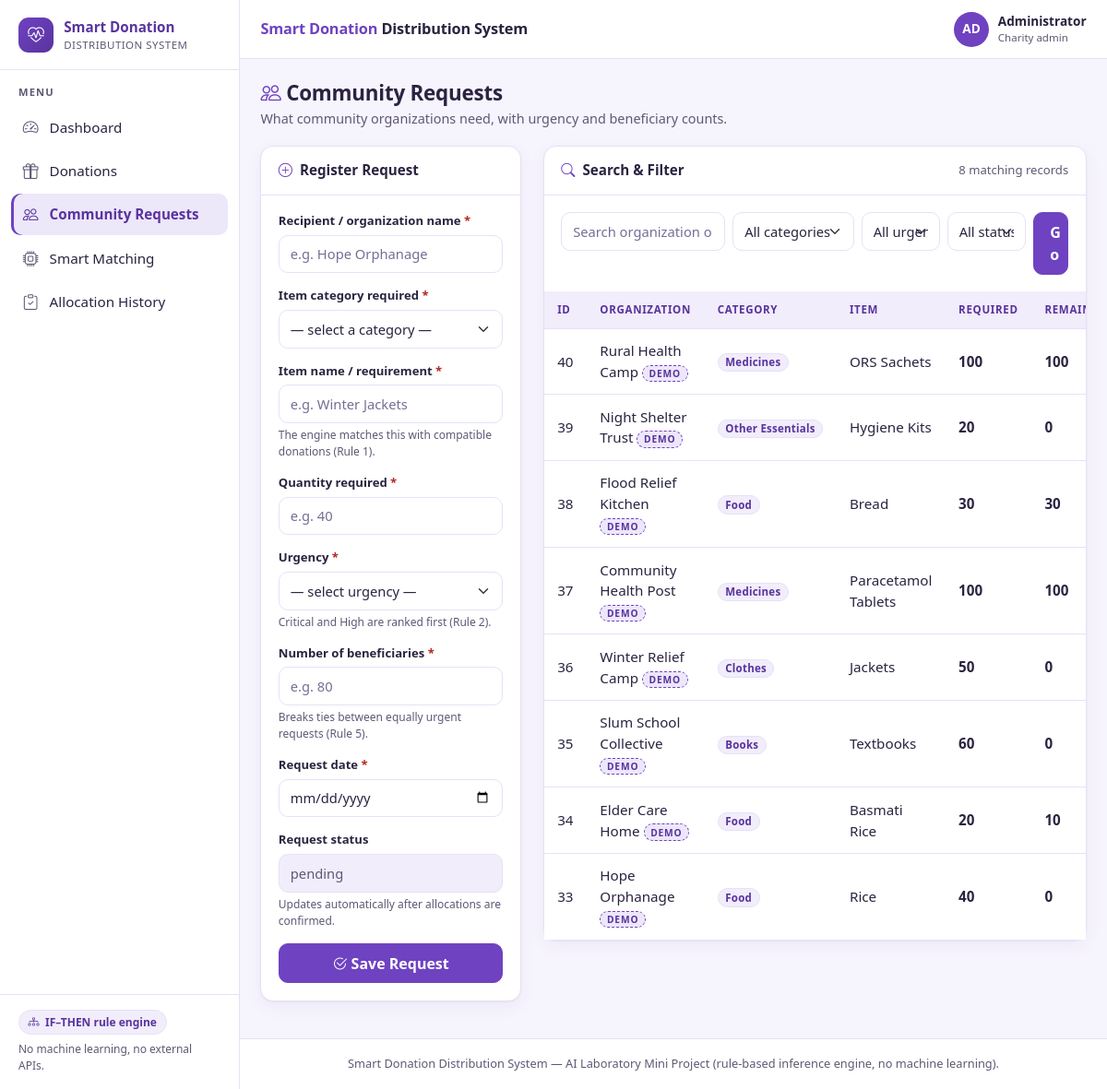
The app's page /requests with its own data.
### tables this page shows
CREATE TABLE community_requests (
    id                 INTEGER PRIMARY KEY AUTOINCREMENT,
    recipient_name     TEXT    NOT NULL,
    category           TEXT    NOT NULL,
    item_name          TEXT    NOT NULL,
    quantity_required  INTEGER NOT NULL,
    quantity_remaining INTEGER NOT NULL,          -- still needed after matches
    urgency            TEXT    NOT NULL,
    beneficiaries      INTEGER NOT NULL,
    request_date       TEXT    NOT NULL,
    status             TEXT    NOT NULL DEFAULT 'pending',
    is_demo            INTEGER NOT NULL DEFAULT 0,
    created_at         TEXT    NOT NULL
);

### app.py (the view)
@app.route("/requests")
def community_requests():
    conn = db.get_db()
    search = (request.args.get("q") or "").strip()
    category = request.args.get("category") or ""
    urgency = request.args.get("urgency") or ""
    status = request.args.get("status") or ""
    sql = "SELECT * FROM community_requests WHERE 1 = 1"
    params = []
    if search:
        sql += (" AND (recipient_name LIKE ? OR item_name LIKE ?)")
        params.extend(["%" + search + "%", "%" + search + "%"])
    if category in CATEGORIES:
        sql += " AND category = ?"
        params.append(category)
    if urgency in URGENCIES:
        sql += " AND urgency = ?"
        params.append(urgency)
    if status in ("pending", "partially_fulfilled", "fulfilled"):
        sql += " AND status = ?"
        params.append(status)
    sql += " ORDER BY id DESC"
    rows = conn.execute(sql, params).fetchall()
    return render_template("requests.html", requests=rows,
                           categories=CATEGORIES, urgencies=URGENCIES,
                           search=search, selected_category=category,
                           selected_urgency=urgency,
                           selected_status=status,
                           form_token=_new_form_token())

### app.py (called while the page is built)
def _new_form_token():
    import secrets
    token = secrets.token_hex(8)
    _last_form_tokens[token] = True
    return token

### database.py (called while the page is built)
def get_db():
    if "db" not in g:
        g.db = sqlite3.connect(DB_PATH)
        g.db.row_factory = sqlite3.Row   # rows behave like dictionaries
        g.db.execute("PRAGMA foreign_keys = ON")
    return g.db

### templates/requests.html (shortened to what this page needs)
{% extends "base.html" %}
{% block content %}
<div class="page-head">
  <div>
    <h2><i class="bi bi-people text-brand"></i> Community Requests</h2>
    <p class="page-sub">What community organizations need, with urgency and beneficiary counts.</p>
  </div>
</div>
<div class="row g-4">
  <div class="col-lg-4">
    <div class="card">
      <div class="card-header"><i class="bi bi-plus-circle"></i> Register Request</div>
      <div class="card-body">
        <form method="post" action="{{ url_for('requests_new') }}">
          <div class="form-group">
            <label class="form-label" for="recipient_name">Recipient / organization name <span class="req">*</span></label>
            <input type="text" id="recipient_name" name="recipient_name" class="form-control"
                   required maxlength="120" placeholder="e.g. Hope Orphanage">
          </div>
          <div class="form-group">
            <label class="form-label" for="category">Item category required <span class="req">*</span></label>
            <select id="category" name="category" class="form-select" required>
              <option value="" disabled selected>&mdash; select a category &mdash;</option>
            </select>
          </div>
          <div class="form-group">
            <label class="form-label" for="item_name">Item name / requirement <span class="req">*</span></label>
            <input type="text" id="item_name" name="item_name" class="form-control"
                   required maxlength="120" placeholder="e.g. Winter Jackets">
            <div class="form-text">The engine matches this with compatible donations (Rule 1).</div>
          </div>
          <div class="form-group">
            <label class="form-label" for="quantity">Quantity required <span class="req">*</span></label>
            <input type="number" id="quantity" name="quantity" class="form-control"
                   min="1" required placeholder="e.g. 40">
          </div>
          <div class="form-group">
            <label class="form-label" for="urgency">Urgency <span class="req">*</span></label>
            <select id="urgency" name="urgency" class="form-select" required>
              <option value="" disabled selected>&mdash; select urgency &mdash;</option>
            </select>
            <div class="form-text">Critical and High are ranked first (Rule 2).</div>
          </div>
          <div class="form-group">
            <label class="form-label" for="beneficiaries">Number of beneficiaries <span class="req">*</span></label>
            <input type="number" id="beneficiaries" name="beneficiaries" class="form-control"
                   min="1" required placeholder="e.g. 80">
            <div class="form-text">Breaks ties between equally urgent requests (Rule 5).</div>
          </div>
          <div class="form-group">
            <label class="form-label" for="request_date">Request date <span class="req">*</span></label>
            <input type="date" id="request_date" name="request_date" class="form-control" required>
          </div>
          <div class="form-group">
            <label class="form-label" for="status_display">Request status</label>
            <input type="text" id="status_display" class="form-control" value="pending" disabled>
            <div class="form-text">Updates automatically after allocations are confirmed.</div>
          </div>
          <button type="submit" class="btn btn-brand w-100">
            <i class="bi bi-check2-circle"></i> Save Request
          </button>
        </form>
      </div>
    </div>
  </div>
  <div class="col-lg-8">
    <div class="card">
      <div class="card-header"><i class="bi bi-search"></i> Search &amp; Filter
        <span class="card-sub">{{ requests|length }} matching record{{ 's' if requests|length != 1 }}</span>
      </div>
      <div class="card-body">
        <form method="get" action="{{ url_for('community_requests') }}" class="row g-2">
          <div class="col-md-4">
            <input type="text" id="q" name="q" class="form-control"
                   placeholder="Search organization or item&hellip;" value="{{ search }}">
          </div>
          <div class="col-md-3">
            <select id="filter_category" name="category" class="form-select">
              <option value="">All categories</option>
            </select>
          </div>
          <div class="col-md-2">
            <select id="filter_urgency" name="urgency" class="form-select">
              <option value="">All urgency</option>
            </select>
          </div>
          <div class="col-md-2">
            <select id="filter_status" name="status" class="form-select">
              <option value="">All status</option>
            </select>
          </div>
          <div class="col-md-1">
            <button class="btn btn-brand w-100" type="submit">Go</button>
          </div>
        </form>
      </div>
      <div class="card-body p-0">
        {% if requests %}
        <div class="table-responsive">
          <table class="table mb-0 align-middle">
            <thead>
              <tr>
                <th>ID</th><th>Organization</th><th>Category</th><th>Item</th>
                <th>Required</th><th>Remaining</th><th>Urgency</th>
              </tr>
            </thead>
            <tbody>
            {% for r in requests %}
              <tr>
                <td class="table-id">{{ r.id }}</td>
                <td>{{ r.recipient_name }}
                  {% if r.is_demo %}<span class="badge badge-demo">DEMO</span>{% endif %}</td>
                <td><span class="badge badge-category">{{ r.category }}</span></td>
                <td>{{ r.item_name }}</td>
                <td class="table-qty">{{ r.quantity_required }}</td>
                <td class="table-qty">{{ r.quantity_remaining }}</td>
              </tr>
            {% endfor %}
            </tbody>
          </table>
        </div>
        {% endif %}
      </div>
    </div>
  </div>
</div>
{% endblock %}

### static/css/style.css (style rules this page uses)
:root { --bg-page: #f6f4fd; --bg-surface: #ffffff; --bg-soft: #f1edfb; --brand: #6f42c1; --brand-dark: #59339d; --brand-soft: #ede7fa; --ink: #2b2340; --ink-muted: #5f5875; --line: #e7e1f5; --danger: #b3261e; --success: #157347; --warning: #9a5b00; --sidebar-w: 260px; --topbar-h: 64px; --radius: 14px; --shadow: 0 1px 2px rgba(43, 35, 64, .05), 0 6px 18px rgba(111, 66, 193, .06); }
* { box-sizing: border-box; }
html { -webkit-text-size-adjust: 100%; }
body { margin: 0; background: var(--bg-page); color: var(--ink); font-family: "Segoe UI", -apple-system, BlinkMacSystemFont, Arial, sans-serif; font-size: .95rem; line-height: 1.5; }
h1, h2, h3, h4 { font-weight: 700; letter-spacing: -.01em; }
.text-brand { color: var(--brand); }
.page-head { display: flex; flex-wrap: wrap; align-items: flex-end; justify-content: space-between; gap: .75rem; margin-bottom: 1.15rem; }
.page-head h2 { margin: 0; font-size: 1.4rem; }
.page-head .page-sub { color: var(--ink-muted); margin: .2rem 0 0; font-size: .9rem; }
.card { background: var(--bg-surface); border: 1px solid var(--line); border-radius: var(--radius); box-shadow: var(--shadow); }
.card-header { background: transparent; border-bottom: 1px solid var(--line); border-radius: var(--radius) var(--radius) 0 0; font-weight: 700; color: var(--ink); padding: .9rem 1.15rem; display: flex; align-items: center; gap: .5rem; }
.card-header i { color: var(--brand); }
.card-body { padding: 1.15rem; }
.card-sub { color: var(--ink-muted); font-weight: 400; font-size: .82rem; margin-left: auto; }
.btn { border-radius: 10px; font-weight: 600; padding: .55rem 1.1rem; transition: background .15s ease, border-color .15s ease, transform .1s ease; }
.btn-brand { background: var(--brand); border-color: var(--brand); color: #fff; }
.table { margin-bottom: 0; }
.table thead th { background: var(--bg-soft); color: var(--brand-dark); font-size: .72rem; font-weight: 700; letter-spacing: .06em; text-transform: uppercase; border-bottom: 1px solid var(--line); padding: .7rem .9rem; white-space: nowrap; }
.table tbody td { padding: .78rem .9rem; border-bottom: 1px solid var(--line); color: var(--ink); vertical-align: middle; }
.table tbody tr:last-child td { border-bottom: 0; }
.table-id { color: var(--ink-muted); font-variant-numeric: tabular-nums; }
.table-qty { font-variant-numeric: tabular-nums; font-weight: 600; }
.badge { font-weight: 600; font-size: .72rem; padding: .3em .65em; border-radius: 999px; letter-spacing: .02em; white-space: nowrap; }
.badge-category { background: var(--bg-soft); color: var(--brand-dark); border: 1px solid var(--line); }
.badge-demo { background: var(--brand-soft); color: var(--brand-dark); border: 1px dashed var(--brand); font-size: .64rem; letter-spacing: .08em; }
.form-label { font-weight: 600; font-size: .82rem; color: var(--ink); margin-bottom: .3rem; display: block; }
.form-label .req { color: var(--danger); }
.form-control, .form-select { border: 1px solid var(--line); border-radius: 10px; padding: .55rem .75rem; font-size: .92rem; color: var(--ink); background-color: #fff; }
.form-control::placeholder { color: #756f95; }
.form-control:disabled, .form-select:disabled { background: var(--bg-soft); color: var(--ink-muted); }
.form-text { font-size: .75rem; color: var(--ink-muted); margin-top: .25rem; }
.form-group { margin-bottom: .95rem; }

### records on screen
community_requests: id "40", recipient_name "Rural Health Camp", is_demo "DEMO", category "Medicines", item_name "ORS Sachets", quantity_required "100", quantity_remaining "100"
community_requests: id "39", recipient_name "Night Shelter Trust", is_demo "DEMO", category "Other Essentials", item_name "Hygiene Kits", quantity_required "20", quantity_remaining "0"
community_requests: id "38", recipient_name "Flood Relief Kitchen", is_demo "DEMO", category "Food", item_name "Bread", quantity_required "30", quantity_remaining "30"
community_requests: id "37", recipient_name "Community Health Post", is_demo "DEMO", category "Medicines", item_name "Paracetamol Tablets", quantity_required "100", quantity_remaining "100"
community_requests: id "36", recipient_name "Winter Relief Camp", is_demo "DEMO", category "Clothes", item_name "Jackets", quantity_required "50", quantity_remaining "0"
community_requests: id "35", recipient_name "Slum School Collective", is_demo "DEMO", category "Books", item_name "Textbooks", quantity_required "60", quantity_remaining "0"
community_requests: id "34", recipient_name "Elder Care Home", is_demo "DEMO", category "Food", item_name "Basmati Rice", quantity_required "20", quantity_remaining "10"
community_requests: id "33", recipient_name "Hope Orphanage", is_demo "DEMO", category "Food", item_name "Rice", quantity_required "40", quantity_remaining "0"

### other values on screen
{{ requests|length }} "8"
{{ 's' if requests|length != 1 }} "s"
